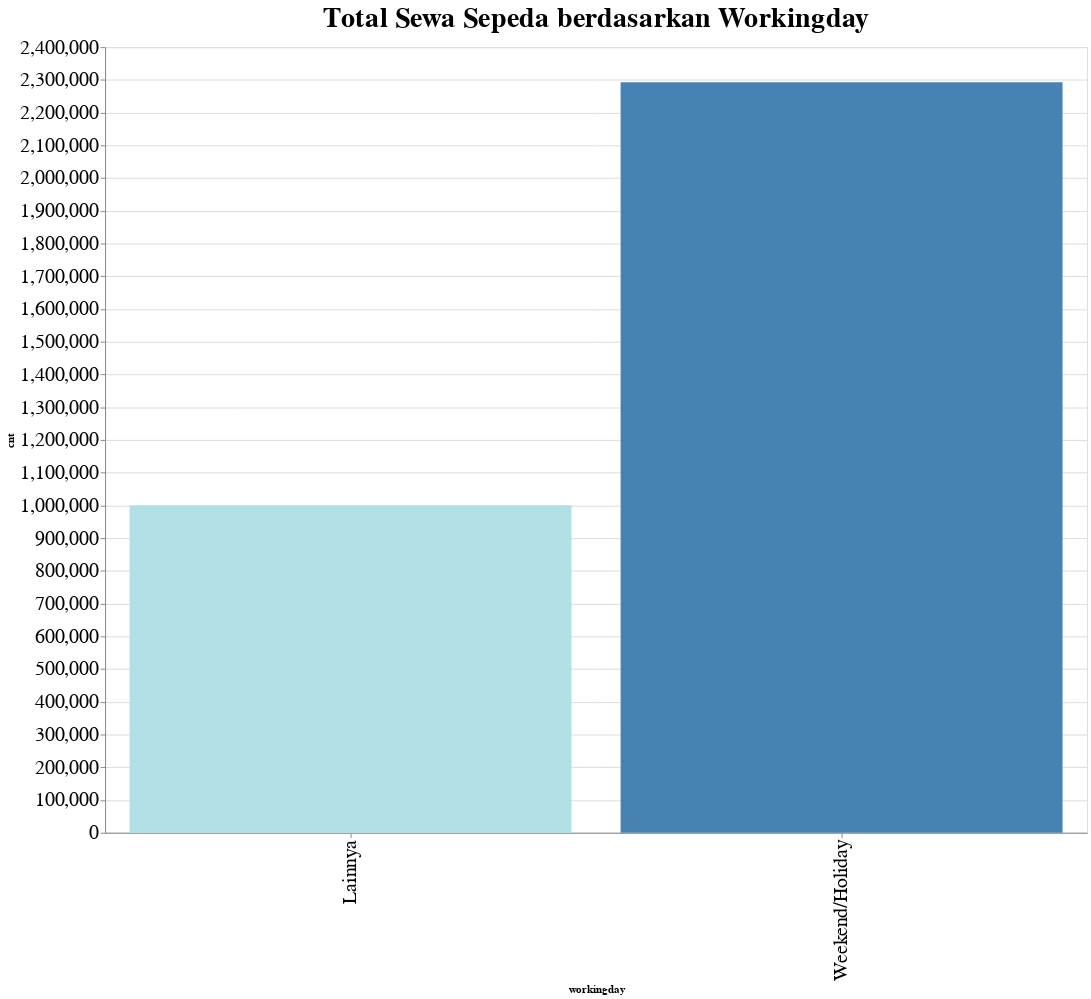

Notebook code cell kept with this figure:
### Markdown cell above
2. Setelah mengetahui season yang memiliki total paling banyak, PT Kheni Mandiri ingin mengetahui bagaimana total sewa sepeda pada saat holiday/weekend serta pada hari kerja? Apakah ada perbedaan? Apakah Lebih banyak penyewaan sepeda pada saat holiday atau pada saat weekend.

### Code cell
# Import necessary libraries
import altair as alt
import pandas as pd

# Assuming data is already loaded into 'data' DataFrame

# Mengganti nilai dalam kolom 'season' dengan label yang sesuai
data['workingday'] = data['workingday'].replace({1: 'Weekend/Holiday', 0: 'Lainnya'})

def rental_by_workingday():
    # Menghitung total sewa sepeda berdasarkan workingday
    workingday_cnt = data.groupby('workingday')['cnt'].sum().reset_index()
    
    # Mencari workingday dengan total sewa sepeda tertinggi dan terendah
    max_workingday = workingday_cnt.loc[workingday_cnt['cnt'].idxmax()]
    min_workingday = workingday_cnt.loc[workingday_cnt['cnt'].idxmin()]

    # Konfigurasi ukuran font
    text_font_size = 20

    # Membuat chart menggunakan Altair
    chart = alt.Chart(workingday_cnt).mark_bar().encode(
        x=alt.X('workingday:N', axis=alt.Axis(labelFontSize=text_font_size)),  
        y=alt.Y('cnt:Q', axis=alt.Axis(labelFontSize=text_font_size)),     
        color=alt.condition(
            alt.datum.workingday == max_workingday['workingday'],
            alt.value('steelblue'),
            alt.value('powderblue')
        ),
        tooltip=['workingday', 'cnt']
    ).properties(
        width=1000,
        height=800,
        title={
            "text": "Total Sewa Sepeda berdasarkan Workingday",
            "fontSize": text_font_size + 9  # Atur ukuran font untuk judul  
        }
    )
    
    # Menampilkan chart
    chart.display()

# Panggil fungsi untuk menampilkan chart
rental_by_workingday()

### Figure 1 — Vega-Lite specification as saved in the notebook (floating-point values rounded to 4 significant figures)
{"config": {"view": {"continuousWidth": 300, "continuousHeight": 300}}, "data": {"name": "data-3a4cb8ec38cdfc4cdf6293c16fe86979"}, "mark": {"type": "bar"}, "encoding": {"color": {"condition": {"test": "(datum.workingday === 'Weekend/Holiday')", "value": "steelblue"}, "value": "powderblue"}, "tooltip": [{"field": "workingday", "type": "nominal"}, {"field": "cnt", "type": "quantitative"}], "x": {"axis": {"labelFontSize": 20}, "field": "workingday", "type": "nominal"}, "y": {"axis": {"labelFontSize": 20}, "field": "cnt", "type": "quantitative"}}, "height": 800, "title": {"text": "Total Sewa Sepeda berdasarkan Workingday", "fontSize": 29}, "width": 1000, "$schema": "https://vega.github.io/schema/vega-lite/v5.8.0.json", "datasets": {"data-3a4cb8ec38cdfc4cdf6293c16fe86979": [{"workingday": "Lainnya", "cnt": 1000269}, {"workingday": "Weekend/Holiday", "cnt": 2292410}]}}
